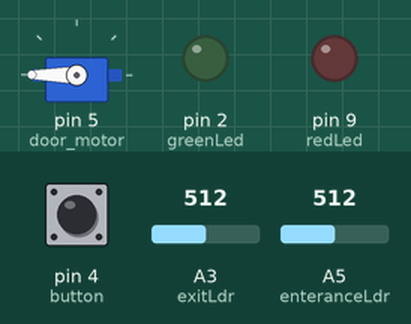
Simulated run of this sketch. Board: Arduino Uno, built with avr-gcc and run on an emulated ATmega328P. Parts: servo, output pins drawn as LEDs (lit = HIGH). Inputs (shaded band) come from the test bench; at power-on: pin 4 (button) LOW, A3 (exitLdr) = 512, A5 (enteranceLdr) = 512.

Above: at 1.2 s.
1.3 s: pin 4 (button) pulled HIGH for 0.15 s
At 2.0 s:
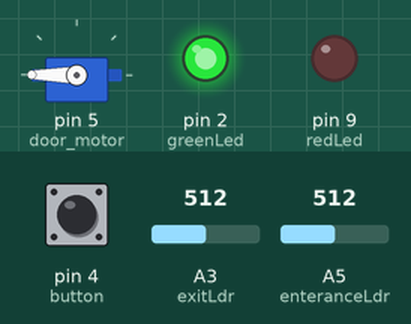
2.9 s: pin 4 (button) pulled HIGH for 1 s
At 4.5 s:
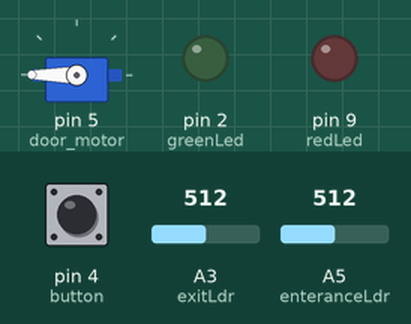
5.4 s: pin 4 (button) pulled HIGH for 3.2 s
At 9.2 s:
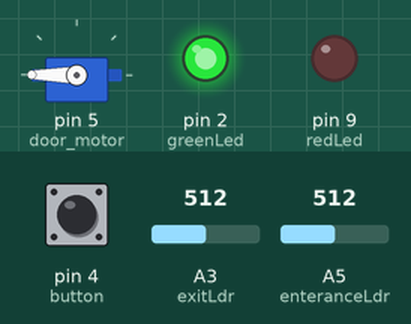
Timing chart, 0 to 10.7 s (numbered marks = the images above; inputs shaded):
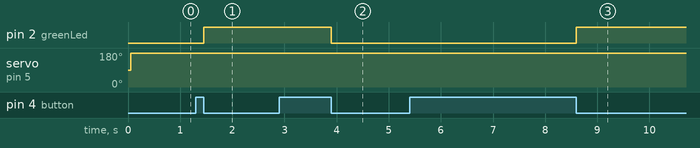

The sketch:

Electronic-Gate.ino
```cpp
#include <Servo.h>
Servo door_motor;
int enteranceLdr = A5;
int exitLdr = A3;
int button = 4;
int greenLed = 2;
int redLed = 9;
int buzzer = 7;
int enteranceLdrValue = 0;
int exitLdrValue = 0;
int number_of_persons = 0;
int power = 0;
int num = 0;
void setup() {
  pinMode(enteranceLdr, INPUT);
  pinMode(exitLdr, INPUT);
  pinMode(button, INPUT);
  pinMode(greenLed, OUTPUT);
  pinMode(redLed, OUTPUT);
  door_motor.attach(5);
  Serial.begin(9600);
}

void loop()
{
  if (digitalRead(button) == HIGH && power == 0)
  {
    while (digitalRead(button) == HIGH);
    digitalWrite(greenLed, HIGH);
    power = 1;
  }
  else if (digitalRead(button) == HIGH && power == 1)
  {
    while (digitalRead(button) == HIGH);
    digitalWrite(greenLed, LOW);
    power = 0;
  }
  delay(50);
  if (power == 1)
  {
    if ((analogRead(enteranceLdr) < 300) && (analogRead(exitLdr) > 170) && (enteranceLdrValue == 0) && (exitLdrValue == 0))
      enteranceLdrValue = 1;
    delay(100);
    if ((analogRead(enteranceLdr) > 300) && (analogRead(exitLdr) < 170) && (enteranceLdrValue == 1) &&  (exitLdrValue == 0))
    {
      while (analogRead(exitLdr) < 170);
      number_of_persons++;
      Serial.print("Total of persons inside the room: ");
      Serial.print(number_of_persons);
      Serial.print("\n");
      enteranceLdrValue = 0;
      exitLdrValue = 0;
      door_motor.write(90);
      delay(20);
    }
    if ((analogRead(exitLdr) < 170) && (analogRead(enteranceLdr) > 300) && (enteranceLdrValue == 0) && (exitLdrValue == 0))
      exitLdrValue = 1;
    delay(100);
    if ((analogRead(exitLdr) > 170) && (analogRead(enteranceLdr) < 300) && (exitLdrValue == 1) &&  (enteranceLdrValue == 0))
    {
      while (analogRead(enteranceLdr) < 300);
      if (number_of_persons > 0)
      {
        number_of_persons--;
        Serial.print("Total of persons inside the room: ");
        Serial.print(number_of_persons);
        Serial.print("\n");
      }
      enteranceLdrValue = 0;
      exitLdrValue = 0;
      door_motor.write(90);
      delay(20);
    }
    if (number_of_persons > 5)
    {
      Serial.print("ERROR: Number of persons exceeded 5 persons in the room!\n");
      tone(buzzer, 1000);
      digitalWrite(redLed, HIGH);
    }
    else
    {
      noTone(buzzer);
      digitalWrite(redLed, LOW);
    }
    door_motor.write(180);
    delay(20);
  }
  else
  {
    noTone(buzzer);
    digitalWrite(redLed, LOW);
    digitalWrite(redLed, LOW);
    number_of_persons = 0;
    enteranceLdrValue = 0;
    exitLdrValue = 0;
    door_motor.write(180);
    delay(20);
  }
  delay(50);
}
```

Measured:
- after the input at 1.3 s, pin 2 (greenLed): LOW → HIGH after 0.15 s
- after the input at 2.9 s, pin 2 (greenLed): HIGH → LOW after 1.0 s
- after the input at 5.4 s, pin 2 (greenLed): LOW → HIGH after 3.2 s
